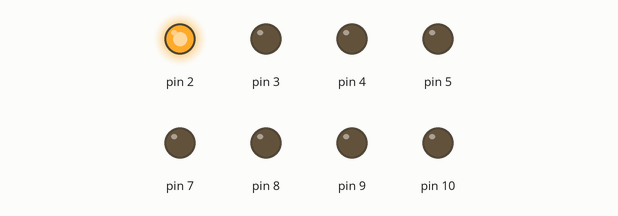
This sketch was run on a simulated Arduino Uno, built with avr-gcc and run on an emulated ATmega328P. Parts: output pins drawn as LEDs (lit = HIGH).

Above: at 0.2 s.
At 1.2 s:
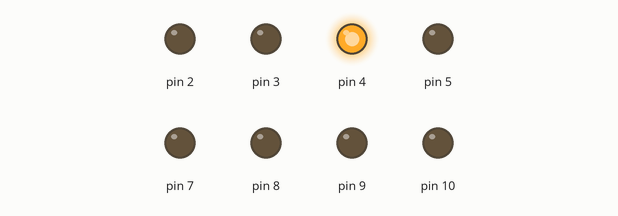
At 2.7 s:
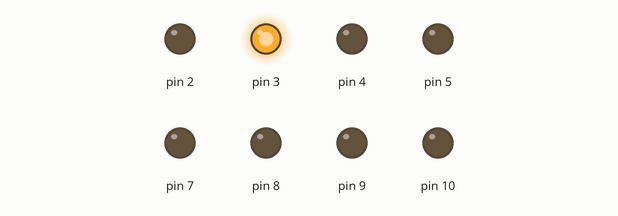
At 3.7 s:
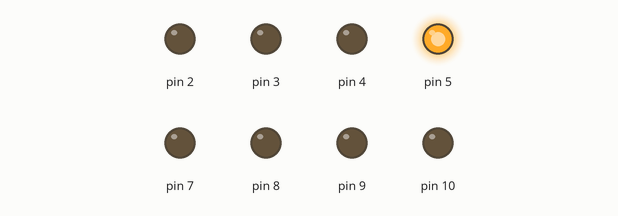
Timing chart, 0 to 4.6 s (numbered marks = the images above):
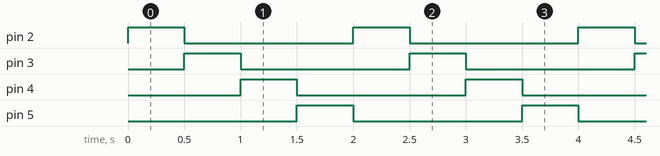

Measured:
- by itself, pin 2–5: alternates HIGH for 0.50 s and LOW for 1.5 s
- by itself, everything shown: repeats every 2.0 s, in 5 steps

The sketch:

done.ino
```cpp
void setup()
{
pinMode(2, OUTPUT);
pinMode(3, OUTPUT);
pinMode(4, OUTPUT);
pinMode(5, OUTPUT);
pinMode(7, OUTPUT);
pinMode(8, OUTPUT);
pinMode(9, OUTPUT);
pinMode(10, OUTPUT);
}

void loop()
{
  digitalWrite(2, HIGH);
  digitalWrite(7, LOW);
  delay(500);
  digitalWrite(2, LOW);
  digitalWrite(3, HIGH);
  digitalWrite(8, LOW);
  delay(500);
  digitalWrite(3, LOW);
  digitalWrite(4, HIGH);
  digitalWrite(9, LOW);
  delay(500);
  digitalWrite(4, LOW);
  digitalWrite(5, HIGH);
  digitalWrite(10, LOW);
  delay(500);
  digitalWrite(5, LOW);
}
```
